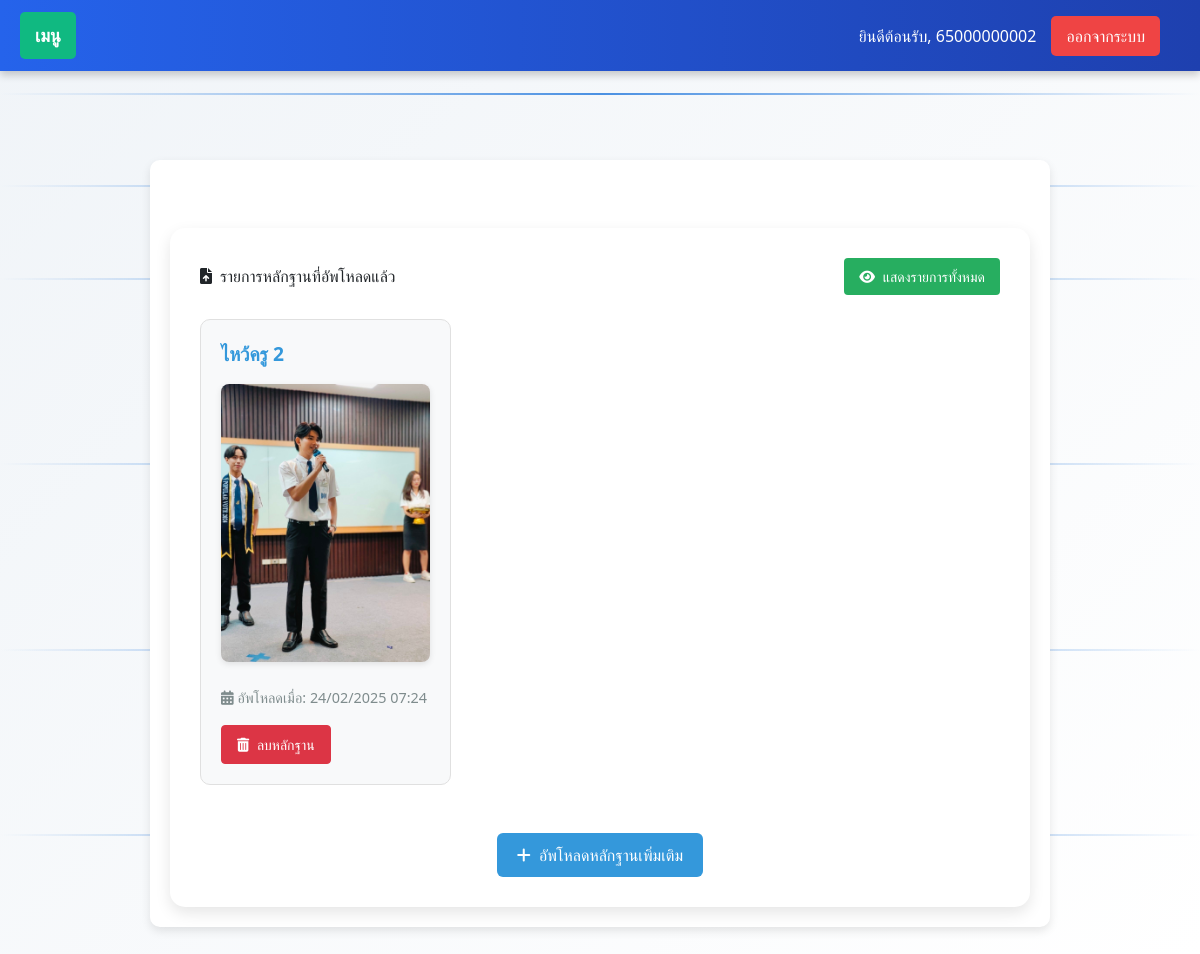
Page /proof-list/ (signed in) on the earlier database version.
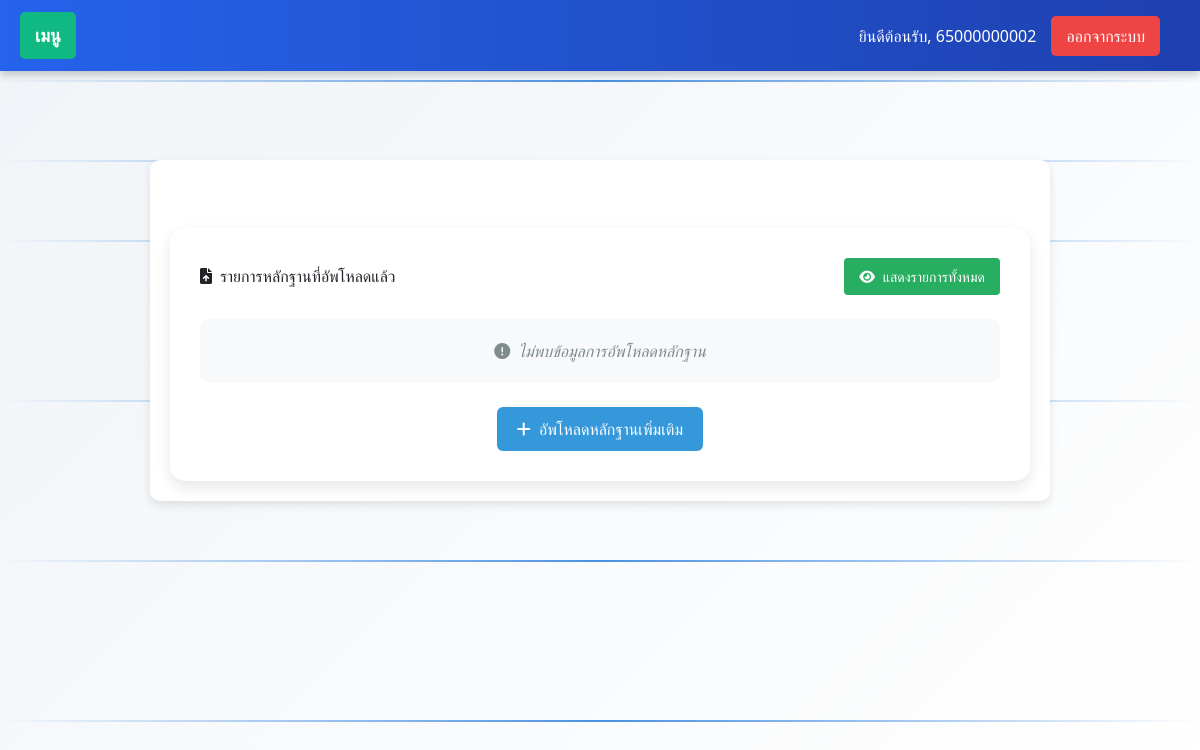
Same page on the later database version.
### myapp/models.py (models this page shows, shortened)
class ActivityRegistration(models.Model):
    user = models.ForeignKey(settings.AUTH_USER_MODEL, on_delete=models.CASCADE)
    activity = models.ForeignKey('Activity', on_delete=models.CASCADE)
    registration_date = models.DateTimeField(auto_now_add=True)
    proof_image = models.ImageField(upload_to='proofs/', null=True, blank=True)
    proof_upload_date = models.DateTimeField(auto_now_add=True, null=True, blank=True)
    class Meta:
        ordering = ['-registration_date']
        verbose_name = 'รูปหลักฐานการลงทะเบียนทั้งหมด'
        verbose_name_plural = 'รูปหลักฐานการลงทะเบียนทั้งหมด'

class Activity(models.Model):
    name = models.CharField(
        max_length=255,
        verbose_name='ชื่อกิจกรรม'
    )
    description = models.TextField(
        verbose_name='รายละเอียดกิจกรรม'
    )
    start_date = models.DateField(
        verbose_name='วันที่เริ่มจัดกิจกรรม',
        default=datetime.date.today
    )
    end_date = models.DateField(
        verbose_name='วันที่สิ้นสุดกิจกรรม',
        null=True,  # ยอมให้เป็น NULL
        blank=True  # สามารถทิ้งว่างได้ในฟอร์ม
    )
    created_by = models.ForeignKey(
        CustomUser,
        on_delete=models.CASCADE,
        verbose_name='ผู้สร้างกิจกรรม'
    )
    FACULTY_CHOICES = [
        ('all', 'ทุกคนเข้าร่วมได้'),
        ('CS', 'วิทยาการคอมพิวเตอร์'),
        ('CCS', 'วิทยาศาสตร์เครื่องสำอาง'),
        ('OHS', 'อาชีวอนามัยและความปลอดภัย'),
        ('EHS', 'อนามัยสิ่งแวดล้อมและสาธารณภัย'),
        ('MS', 'วิทยาศาสตร์การแพทย์'),
        ('GS', 'วิทยาศาสตร์ทั่วไป'),
        ('IT', 'เทคโนโลยีสารสนเทศ'),
        ('BIB', 'อุตสาหกรรมชีวภาพเพื่อธุรกิจ'),
        ('CYB', 'ความมั่นคงปลอดภัยไซเบอร์'),
    ]
    faculty = models.CharField(
        max_length=10,
        choices=FACULTY_CHOICES,
        default='all',
        verbose_name='คณะที่จัดกิจกรรม'
    )
    class Meta:
        verbose_name = 'กิจกรรม'
        verbose_name_plural = 'กิจกรรมทั้งหมด'

### myapp/views.py (the view)
# urls.py: path('proof-list/', views.user_upload_proof_list, name='user_upload_proof_list'),
@login_required
def user_upload_proof_list(request):
    registrations = ActivityRegistration.objects.filter(
        user=request.user
    ).select_related('activity')
    for reg in registrations:
        print("=== Debug ข้อมูล ===")
        print(f"Registration ID: {reg.id}")
        print(f"Activity ID: {reg.activity_id}")
        print(f"Activity Name: {reg.activity.name if reg.activity else 'ไม่มีชื่อกิจกรรม'}")
        print(f"Image: {reg.proof_image}")
        print(f"Proof Upload Date: {reg.proof_upload_date}")
        print("-------------------")
    for reg in registrations:
        if reg.proof_upload_date is None:
            reg.proof_upload_date = timezone.now()
            reg.save()
    return render(request, 'user_upload_proof_list.html', {
        'registrations': registrations
    })

### templates/user_upload_proof_list.html (shortened to what this page needs)
{% extends 'base.html' %}
{% block content %}
<div class="container mt-5">
    <div class="d-flex justify-content-between align-items-center mb-4">
        <h2 class="mb-0"><i class="fas fa-file-upload me-2"></i>รายการหลักฐานที่อัพโหลดแล้ว</h2>
        {% if not is_student %}
            <a href="{% url 'show_all_proofs' %}" class="btn btn-success btn-sm">
                <i class="fas fa-eye me-1"></i> แสดงรายการทั้งหมด
            </a>
        {% endif %}
    </div>
    {% if registrations %}
    <div class="row">
        {% for reg in registrations %}
        <div class="col-md-6 col-lg-4 mb-4">
            <div class="proof-card">
                <div class="activity-name">
                    {% if reg.activity %}
                        {{ reg.activity.name }}
                    {% else %}
                        กิจกรรมไม่ระบุชื่อ
                    {% endif %}
                </div>
                <div class="proof-image-container">
                    {% if reg.proof_image %}
                        <img src="{{ reg.proof_image.url }}" alt="หลักฐานการเข้าร่วมกิจกรรม" class="proof-image">
                    {% else %}
                        <div class="proof-image-placeholder">
                            <p class="text-muted text-center">ไม่มีรูปภาพ</p>
                        </div>
                    {% endif %}
                </div>
                <div class="upload-date">
                    <i class="fas fa-calendar-alt me-1"></i>
                    อัพโหลดเมื่อ:
                    {% if reg.proof_upload_date %}
                        {{ reg.proof_upload_date|date:"d/m/Y H:i" }}
                    {% else %}
                        <span class="text-warning">ไม่ระบุวันที่</span>
                    {% endif %}
                </div>
                <div class="action-buttons mt-3">
                    <form method="POST" action="{% url 'delete_proof' reg.id %}" class="d-inline">
                        <button type="submit" class="btn btn-danger btn-sm">
                            <i class="fas fa-trash-alt me-1"></i> ลบหลักฐาน
                        </button>
                    </form>
                </div>
            </div>
        </div>
        {% endfor %}
    </div>
    {% else %}
    <div class="no-proof-message">
        <p><i class="fas fa-exclamation-circle me-2"></i>ไม่พบข้อมูลการอัพโหลดหลักฐาน</p>
    </div>
    {% endif %}
    <div class="mt-4 text-center">
        <a href="{% url 'upload_proof' %}" class="btn btn-primary">
            <i class="fas fa-plus me-1"></i> อัพโหลดหลักฐานเพิ่มเติม
        </a>
    </div>
</div>
{% endblock %}

### templates/base.html (shortened to what this page needs)
{% load static %}
<!DOCTYPE html>
<html lang="th">
<head>
  <link rel="stylesheet" href="{% static 'css/style.css' %}">
  <link rel="stylesheet" href="https://cdn.jsdelivr.net/npm/bootstrap@5.3.0/dist/css/bootstrap.min.css">
  <link rel="stylesheet" href="https://cdnjs.cloudflare.com/ajax/libs/font-awesome/6.0.0/css/all.min.css">
  <script src="https://cdn.tailwindcss.com"></script>
</head>
<body>
  <div class="moving-line"></div>
  <div class="moving-line"></div>
  <div class="moving-line"></div>
  <div class="base-navbar">
    <div class="base-menu-container" id="menuContainer">
      <a href="#" class="base-menu" id="menuButton">เมนู</a>
    </div>
    <div class="base-right-side">
      {% if user.is_authenticated %}
        <span>ยินดีต้อนรับ, {{ user.username }}</span>
        <form method="post" action="{% url 'logout' %}" style="display:inline;">
          <button type="submit" class="base-logout-btn">ออกจากระบบ</button>
        </form>
      {% else %}
        <a href="{% url 'login' %}">เข้าสู่ระบบ</a>
        <a href="{% url 'register' %}">สมัครสมาชิก</a>
      {% endif %}
    </div>
  </div>
  <div class="base-container">
    {% block content %}
    {% endblock %}
  </div>
</body>
</html>

Differences in the rows shown:
removed ActivityRegistration: activity.name "ไหว้ครู 2", proof_image (picture), proof_upload_date "24/02/2025 07:24"
Other differences:
text now shown: "ไม่พบข้อมูลการอัพโหลดหลักฐาน"
